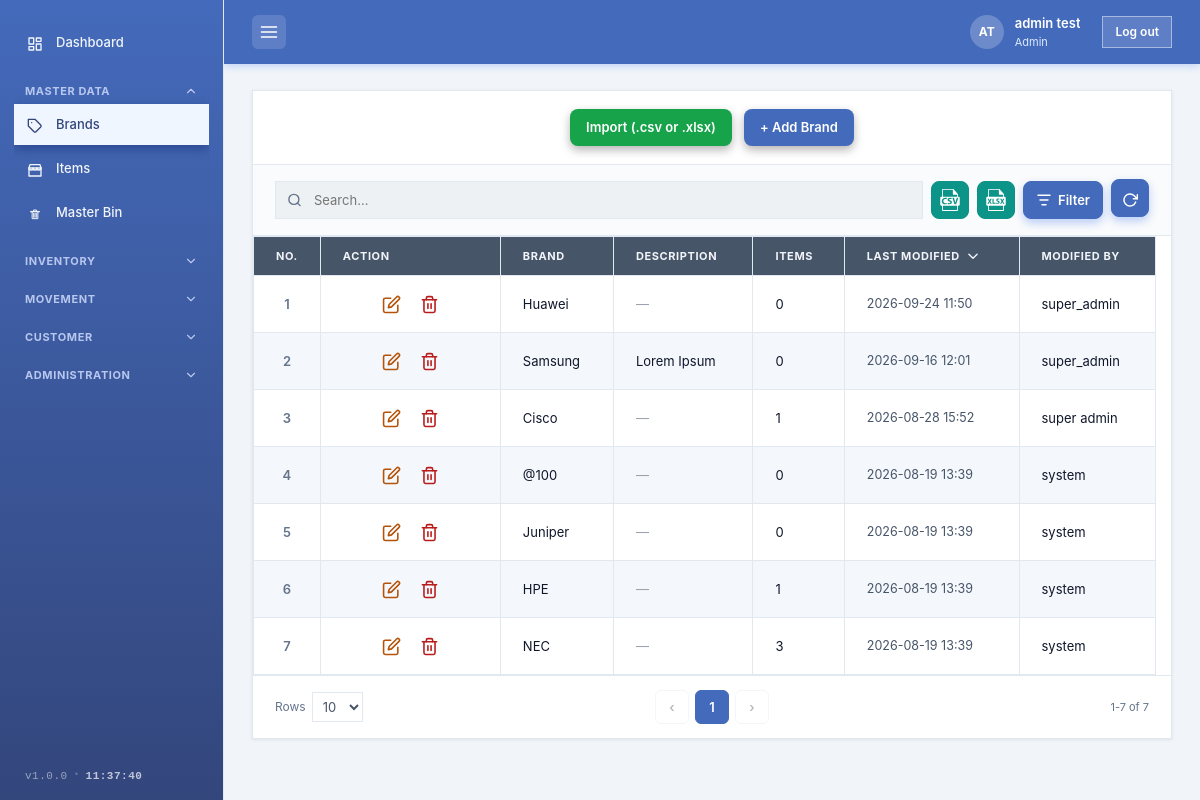
The page /pages/brand.php (signed in) on the database its author committed.
### tables this page shows
CREATE TABLE `users` (
  `id` int(10) unsigned NOT NULL AUTO_INCREMENT,
  `username` varchar(64) NOT NULL,
  `password_hash` varchar(255) NOT NULL,
  `full_name` varchar(100) DEFAULT NULL,
  `role` varchar(50) NOT NULL DEFAULT 'admin',
  `company` varchar(100) DEFAULT NULL,
  `avatar` varchar(255) DEFAULT NULL,
  `created_at` datetime NOT NULL DEFAULT current_timestamp(),
  PRIMARY KEY (`id`),
  UNIQUE KEY `username` (`username`)
);

CREATE TABLE `master_brands` (
  `id` int(10) unsigned NOT NULL AUTO_INCREMENT,
  `name` varchar(100) NOT NULL,
  `description` varchar(255) DEFAULT NULL,
  `created_at` datetime NOT NULL DEFAULT current_timestamp(),
  `updated_at` datetime DEFAULT NULL,
  `modified_by` varchar(100) DEFAULT NULL,
  `deleted_at` datetime DEFAULT NULL,
  PRIMARY KEY (`id`),
  UNIQUE KEY `name` (`name`)
);

### includes/db.php (called while the page is built, shortened)
<?php
function db(): PDO
{
    static $pdo = null;
    if ($pdo === null) {
        $dsn = 'mysql:host=' . DB_HOST . ';dbname=' . DB_NAME . ';charset=utf8mb4';
        $pdo = new PDO($dsn, DB_USER, DB_PASS, [
            PDO::ATTR_ERRMODE            => PDO::ERRMODE_EXCEPTION,
            PDO::ATTR_DEFAULT_FETCH_MODE => PDO::FETCH_ASSOC,
        ]);
    }
    return $pdo;
}

### includes/auth.php (called while the page is built, shortened)
<?php
require_once __DIR__ . '/functions.php';
function current_user(): ?array
{
    static $user = null;
    if ($user === null) {
        try {
            $st = db()->prepare('SELECT id, username, full_name, role, company, avatar, created_at FROM users WHERE id = ?');
            $st->execute([$_SESSION['user_id']]);
            $row = $st->fetch();
            $user = $row === false ? null : $row;
        } catch (Exception $e) {
            $user = null;
        }
    }
    return $user;
}
function require_login(): void
{
    if (current_user() === null) {
        header('Location: ' . BASE_URL . '/login.php');
        exit;
    }
}
function current_role(): ?string
{
    $user = current_user();
    return $user === null ? null : (string)($user['role'] ?? '');
}
function require_staff(): void
{
    require_login();
}
function role_permissions(string $role): array
{
    switch ($role) {
        case 'admin':
            return ['master.manage', 'inventory.manage', 'movement.manage', 'logs.view'];
    }
}
function user_can(string $perm): bool
{
    $role = current_role();
    return $role !== null && in_array($perm, role_permissions($role), true);
}

### pages/brand.php (the view, shortened to what this page needs)
<?php
require_once __DIR__ . '/../includes/auth.php';
require_staff();
$brands = [];
try {
    $pdo = db();
    $brands = $pdo->query(
        "SELECT b.id, b.name, b.description, b.updated_at, b.modified_by,
                (SELECT COUNT(*) FROM master_items mi WHERE mi.brand = b.name AND mi.deleted_at IS NULL) AS used_by
         FROM master_brands b
         WHERE b.deleted_at IS NULL
         ORDER BY COALESCE(b.updated_at, b.created_at) DESC, b.id DESC"
    )->fetchAll();
} catch (Exception $e) {
    $dbError = 'Could not load brands from the database.';
}
include __DIR__ . '/../includes/header.php';
require_once __DIR__ . '/../includes/data-toolbar.php';
require_once __DIR__ . '/../includes/data-pagination.php';
$brandSortOptions = [
    ['date-desc',  'Last Modified (Newest)'],
    ['date-asc',   'Last Modified (Oldest)'],
    ['name-asc',   'Name (A–Z)'],
    ['name-desc',  'Name (Z–A)'],
];
$brandToolbar    = buildToolbar('brand', $brandSortOptions);
$brandPagination = buildPagination('brand');
?>
<section class="inventory-section" id="brands">
    <div class="sticky-zone">
        <div class="section-header">
            <?php if (user_can('master.manage')): ?>
                <button type="button" class="btn upload add-button" title="Import brands from a CSV or Excel file" onclick="document.getElementById('importBrandFile').click()">Import (.csv or .xlsx)</button>
                <button type="button" class="btn primary add-button add-toggle-btn" id="addBrandToggleBtn" onclick="toggleBrandAddForm()">+ Add Brand</button>
            <?php endif; ?>
        </div>
    </div>
    <div class="toolbar-row"><?php echo $brandToolbar; ?></div>
    <div class="table-container">
        <table>
            <thead>
                <tr>
                    <th>No.</th>
                    <th class="action-col">Action</th>
                    <th>Brand</th>
                    <th>Description</th>
                    <th>Items</th>
                    <th class="sortable" data-sort="date" data-default-dir="desc" title="Sort by Last Modified">
                        <div class="th-sort-inner">
                            <span>Last Modified</span>
                            <svg class="sort-icon" viewBox="0 0 24 24" width="14" height="14" fill="none" stroke="currentColor" stroke-width="2.4" stroke-linecap="round" stroke-linejoin="round" aria-hidden="true">
                                <path d="M19 9l-7 7-7-7"/>
                            </svg>
                        </div>
                    </th>
                    <th>Modified By</th>
                </tr>
            </thead>
            <tbody id="brandBody">
                <?php if (empty($brands)): ?>
                    <tr>
                        <td colspan="7" style="text-align:center; color:#9ca3af; padding:40px;">
                            No brands yet. Add one above, or brands from your items will appear here.
                        </td>
                    </tr>
                <?php else: ?>
                    <?php foreach ($brands as $i => $b): ?>
                        <tr class="brand-row" data-name="<?php echo e(mb_strtolower($b['name'])); ?>" data-used-by="<?php echo (int)$b['used_by']; ?>" data-in-use="<?php echo $b['used_by'] > 0 ? 'yes' : 'no'; ?>" data-updated="<?php echo $b['updated_at'] ? (int)strtotime($b['updated_at']) : 0; ?>">
                            <td class="no-col"><?php echo $i + 1; ?></td>
                            <td>
                                <div class="row-actions">
                                    <?php if (user_can('master.manage')): ?>
                                    <button type="button" class="btn icon-btn edit" title="Edit" onclick="openRenameModal(<?php echo (int)$b['id']; ?>, <?php echo e(json_encode($b['name'])); ?>, <?php echo e(json_encode($b['description'] ?? '')); ?>)">
                                        <?php echo icon_edit(); ?>
                                    </button>
                                    <button type="button" class="btn icon-btn delete" title="Delete" onclick="confirmDelete(<?php echo (int)$b['id']; ?>, '<?php echo e($b['name']); ?>', <?php echo (int)$b['used_by']; ?>)">
                                        <?php echo icon_delete(); ?>
                                    </button>
                                    <?php endif; ?>
                                </div>
                            </td>
                            <td><?php echo e($b['name']); ?></td>
                            <td><?php echo dash($b['description']); ?></td>
                            <td><?php echo (int)$b['used_by']; ?></td>
                            <td class="registered-on"><?php echo dash(fmt_datetime($b['updated_at'])); ?></td>
                            <td><?php echo dash($b['modified_by']); ?></td>
                        </tr>
                    <?php endforeach; ?>
                <?php endif; ?>
            </tbody>
        </table>
    </div>
    <?php echo $brandPagination; ?>
</section>
<?php include __DIR__ . '/../includes/footer.php'; ?>

### includes/header.php (shortened to what this page needs)
<?php
require_once __DIR__ . '/functions.php';
require_once __DIR__ . '/auth.php';
$currentUser = current_user();
$fullName    = $currentUser['full_name'] ?? $currentUser['username'] ?? 'User';
$roleLabel   = ucfirst($currentUser['role'] ?? 'User');
$words = preg_split('/\s+/', trim($fullName));
$initials = strtoupper(($words[0][0] ?? 'U') . ($words[1][0] ?? ''));
?>
<!DOCTYPE html>
<html lang="en">
<head>
    <link rel="stylesheet" href="<?php echo BASE_URL; ?>/css/style.css">
</head>
<body>
<div class="app">
    <?php include __DIR__ . '/sidebar.php'; ?>
    <main class="main">
        <header class="topbar">
            <button type="button" class="sidebar-toggle" onclick="toggleSidebar()" aria-label="Toggle sidebar">
                <svg viewBox="0 0 24 24" fill="none" stroke="currentColor" stroke-width="2" stroke-linecap="round" width="20" height="20">
                    <line x1="3" y1="6" x2="21" y2="6"></line>
                    <line x1="3" y1="12" x2="21" y2="12"></line>
                    <line x1="3" y1="18" x2="21" y2="18"></line>
                </svg>
            </button>
            <div class="user-area">
                <a href="<?php echo BASE_URL; ?>/pages/profile.php" class="user-profile-link" title="My Profile">
                    <div class="user-avatar">
                        <?php if (!empty($currentUser['avatar']) && is_file(__DIR__ . '/../' . $currentUser['avatar'])): ?>
                            <img src="<?php echo BASE_URL . '/' . e($currentUser['avatar']); ?>" alt="<?php echo e($fullName); ?>">
                        <?php else: ?>
                            <?php echo e($initials); ?>
                        <?php endif; ?>
                    </div>
                    <div>
                        <div class="user-name"><?php echo e($fullName); ?></div>
                        <div class="user-role"><?php echo e($roleLabel); ?></div>
                    </div>
                </a>
                <a href="<?php echo BASE_URL; ?>/logout.php" class="logout-link">Log out</a>
            </div>
        </header>
        <div class="content">

### includes/icons.php (shortened to what this page needs)
<?php
function render_icon(string $name, string $extraClass = ''): string
{
    $cls = $extraClass !== '' ? ' class="' . htmlspecialchars($extraClass, ENT_QUOTES, 'UTF-8') . '"' : '';
    return match ($name) {
        'dashboard' => '<svg' . $cls . ' viewBox="0 0 24 24" fill="none" stroke="currentColor" stroke-width="2" stroke-linecap="round" stroke-linejoin="round"><rect x="3" y="3" width="7" height="9"></rect><rect x="14" y="3" width="7" height="5"></rect><rect x="14" y="12" width="7" height="9"></rect><rect x="3" y="16" width="7" height="5"></rect></svg>',
        'brands'    => '<svg' . $cls . ' viewBox="0 0 24 24" fill="none" stroke="currentColor" stroke-width="2" stroke-linecap="round" stroke-linejoin="round"><path d="M20.59 13.41l-7.17 7.17a2 2 0 0 1-2.83 0L2 12V2h10l8.59 8.59a2 2 0 0 1 0 2.82z"/><line x1="7" y1="7" x2="7.01" y2="7"/></svg>',
        'items'     => '<svg' . $cls . ' viewBox="0 0 24 24" fill="none" stroke="currentColor" stroke-width="2" stroke-linecap="round" stroke-linejoin="round"><path d="M3 9l1.5-5h15L21 9"/><path d="M3 9h18v12H3z"/><path d="M3 9a3 3 0 0 0 6 0 3 3 0 0 0 6 0 3 3 0 0 0 6 0"/></svg>',
        'bin'       => '<svg' . $cls . ' viewBox="0 0 24 24" fill="none" stroke="currentColor" stroke-width="1.5" stroke-linecap="round" stroke-linejoin="round"><path d="M7.69 8.71H5V8.17h4.85M7.69 8.71V19h8.62V8.71M7.69 8.71h8.62M16.31 8.71H19V8.17h-4.85M9.85 8.17V6h4.3v2.17M9.85 8.17h4.3"/><path d="M10 11v6M12 11v6M14 11v6"/></svg>',
        'lot'       => '<svg' . $cls . ' viewBox="0 0 24 24" fill="none" stroke="currentColor" stroke-width="2" stroke-linecap="round" stroke-linejoin="round"><line x1="8" y1="6" x2="21" y2="6"></line><line x1="8" ',
        '' => '' . $cls . ' ',
        ''     => '' . $cls . ' ',
        ''   => '' . $cls . ' ',
        ''  => '' . $cls . ' ',
        ''  => '' . $cls . ' ',
        '' => '' . $cls . ' ',
        ''   => '' . $cls . ' ',
        ''     => '' . $cls . ' ',
        ''      => '' . $cls . ' ',
        ''    => '' . $cls . ' ',
        ''      => '' . $cls . ' ',
        ''     => '' . $cls . ' ',
        ''   => '' . $cls . ' ',
        ''  => '' . $cls . ' ',
        'logs'      => '<svg' . $cls . ' viewBox="0 0 24 24" fill="none" stroke="currentColor" stroke-width="2" stroke-linecap="round" stroke-linejoin="round"><path d="M4 17l6-6-6-6M12 19h8"/></svg>',
        ''  => '' . $cls . ' ',
        default     => '<svg' . $cls . ' viewBox="0 0 24 24" fill="none" stroke="currentColor" stroke-width="2"><circle cx="12" cy="12" r="10"/></svg>',
    };
}
function icon_edit(): string
{
    return render_icon('edit');
}
function icon_delete(): string
{
    return render_icon('delete');
}

### includes/functions.php (shortened to what this page needs)
<?php
require_once __DIR__ . '/db.php';
require_once __DIR__ . '/icons.php';
require_once __DIR__ . '/auth.php';
function e($value): string
{
    return htmlspecialchars((string)$value, ENT_QUOTES, 'UTF-8');
}
function fmt_datetime(?string $value): string
{
    return $value ? date('Y-m-d H:i', strtotime($value)) : '';
}
function dash(?string $value): string
{
    return ($value !== null && $value !== '') ? e($value) : '<span class="dash">—</span>';
}

### rows shown on the page
users: full_name "AT", full_name "admin test", role "Admin"
master_brands: name "Huawei", used_by "0", value "2026-09-24 11:50 super_admin"
master_brands: name "Samsung", description "Lorem Ipsum 2026-09-16 12:01 super_admin", used_by "0"
master_brands: name "Cisco", used_by "1", value "2026-08-28 15:52 super admin"
master_brands: name "@100", used_by "0", value "2026-08-19 13:39 system"
master_brands: name "Juniper", used_by "0", value "2026-08-19 13:39 system"
master_brands: name "HPE", used_by "1", value "2026-08-19 13:39 system"
master_brands: name "NEC", used_by "3", value "2026-08-19 13:39 system"

### other values the page prints
$label "MASTER DATA"
$text "Brands"
$text "Items"
$text "Master Bin"
$label "INVENTORY"
$label "MOVEMENT"
$label "CUSTOMER"
$label "ADMINISTRATION"
APP_VERSION "1.0.0"
form field value "10"
